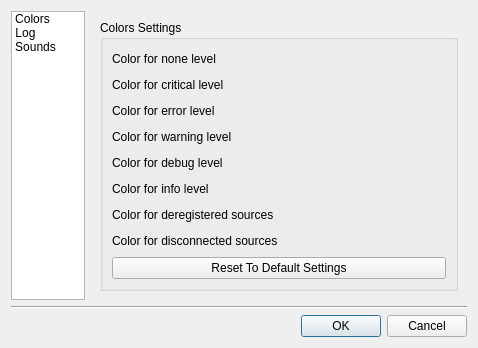
<?xml version="1.0" encoding="UTF-8"?>
<ui version="4.0">
 <class>ConfigurationDialog</class>
 <widget class="QDialog" name="ConfigurationDialog">
  <property name="geometry">
   <rect>
    <x>0</x>
    <y>0</y>
    <width>478</width>
    <height>342</height>
   </rect>
  </property>
  <property name="windowTitle">
   <string>Settings</string>
  </property>
  <layout class="QVBoxLayout" name="verticalLayout">
   <item>
    <layout class="QHBoxLayout" name="horizontalLayout">
     <item>
      <widget class="QListWidget" name="m_menu">
       <property name="sizePolicy">
        <sizepolicy hsizetype="Fixed" vsizetype="Expanding">
         <horstretch>0</horstretch>
         <verstretch>0</verstretch>
        </sizepolicy>
       </property>
       <property name="maximumSize">
        <size>
         <width>74</width>
         <height>16777215</height>
        </size>
       </property>
       <property name="iconSize">
        <size>
         <width>64</width>
         <height>64</height>
        </size>
       </property>
       <property name="movement">
        <enum>QListView::Static</enum>
       </property>
       <property name="viewMode">
        <enum>QListView::IconMode</enum>
       </property>
       <item>
        <property name="text">
         <string>Colors</string>
        </property>
        <property name="icon">
         <iconset resource="resources.qrc">
          <normaloff>:/img/fill_color_64x64.png</normaloff>:/img/fill_color_64x64.png</iconset>
        </property>
       </item>
       <item>
        <property name="text">
         <string>Log</string>
        </property>
        <property name="icon">
         <iconset resource="resources.qrc">
          <normaloff>:/img/log_64x64.png</normaloff>:/img/log_64x64.png</iconset>
        </property>
       </item>
       <item>
        <property name="text">
         <string>Sounds</string>
        </property>
        <property name="icon">
         <iconset resource="resources.qrc">
          <normaloff>:/img/sounds_64x64.png</normaloff>:/img/sounds_64x64.png</iconset>
        </property>
       </item>
      </widget>
     </item>
     <item>
      <widget class="QStackedWidget" name="m_stack">
       <property name="currentIndex">
        <number>0</number>
       </property>
       <widget class="QWidget" name="m_colorsWidget">
        <layout class="QVBoxLayout" name="verticalLayout_2">
         <item>
          <widget class="QGroupBox" name="groupBox">
           <property name="title">
            <string>Colors Settings</string>
           </property>
           <layout class="QVBoxLayout" name="verticalLayout_5">
            <item>
             <layout class="QGridLayout" name="gridLayout">
              <item row="0" column="0">
               <widget class="QLabel" name="label">
                <property name="text">
                 <string>Color for none level</string>
                </property>
               </widget>
              </item>
              <item row="1" column="0">
               <widget class="QLabel" name="label_2">
                <property name="text">
                 <string>Color for critical level</string>
                </property>
               </widget>
              </item>
              <item row="2" column="0">
               <widget class="QLabel" name="label_3">
                <property name="text">
                 <string>Color for error level</string>
                </property>
               </widget>
              </item>
              <item row="3" column="0">
               <widget class="QLabel" name="label_4">
                <property name="text">
                 <string>Color for warning level</string>
                </property>
               </widget>
              </item>
              <item row="4" column="0">
               <widget class="QLabel" name="label_5">
                <property name="text">
                 <string>Color for debug level</string>
                </property>
               </widget>
              </item>
              <item row="5" column="0">
               <widget class="QLabel" name="label_6">
                <property name="text">
                 <string>Color for info level</string>
                </property>
               </widget>
              </item>
              <item row="6" column="0">
               <widget class="QLabel" name="label_7">
                <property name="text">
                 <string>Color for deregistered sources</string>
                </property>
               </widget>
              </item>
              <item row="7" column="0">
               <widget class="QLabel" name="label_8">
                <property name="text">
                 <string>Color for disconnected sources</string>
                </property>
               </widget>
              </item>
              <item row="0" column="1">
               <widget class="Globe::ColorPicker" name="m_noneColorPicker">
                <property name="sizePolicy">
                 <sizepolicy hsizetype="Fixed" vsizetype="Fixed">
                  <horstretch>0</horstretch>
                  <verstretch>0</verstretch>
                 </sizepolicy>
                </property>
                <property name="minimumSize">
                 <size>
                  <width>45</width>
                  <height>20</height>
                 </size>
                </property>
                <property name="maximumSize">
                 <size>
                  <width>45</width>
                  <height>20</height>
                 </size>
                </property>
               </widget>
              </item>
              <item row="1" column="1">
               <widget class="Globe::ColorPicker" name="m_criticalColorPicker">
                <property name="sizePolicy">
                 <sizepolicy hsizetype="Fixed" vsizetype="Fixed">
                  <horstretch>0</horstretch>
                  <verstretch>0</verstretch>
                 </sizepolicy>
                </property>
                <property name="minimumSize">
                 <size>
                  <width>45</width>
                  <height>20</height>
                 </size>
                </property>
                <property name="maximumSize">
                 <size>
                  <width>45</width>
                  <height>20</height>
                 </size>
                </property>
               </widget>
              </item>
              <item row="2" column="1">
               <widget class="Globe::ColorPicker" name="m_errorColorPicker">
                <property name="sizePolicy">
                 <sizepolicy hsizetype="Fixed" vsizetype="Fixed">
                  <horstretch>0</horstretch>
                  <verstretch>0</verstretch>
                 </sizepolicy>
                </property>
                <property name="minimumSize">
                 <size>
                  <width>45</width>
                  <height>20</height>
                 </size>
                </property>
                <property name="maximumSize">
                 <size>
                  <width>45</width>
                  <height>20</height>
                 </size>
                </property>
               </widget>
              </item>
              <item row="3" column="1">
               <widget class="Globe::ColorPicker" name="m_warningColorPicker">
                <property name="sizePolicy">
                 <sizepolicy hsizetype="Fixed" vsizetype="Fixed">
                  <horstretch>0</horstretch>
                  <verstretch>0</verstretch>
                 </sizepolicy>
                </property>
                <property name="minimumSize">
                 <size>
                  <width>45</width>
                  <height>20</height>
                 </size>
                </property>
                <property name="maximumSize">
                 <size>
                  <width>45</width>
                  <height>20</height>
                 </size>
                </property>
               </widget>
              </item>
              <item row="4" column="1">
               <widget class="Globe::ColorPicker" name="m_debugColorPicker">
                <property name="sizePolicy">
                 <sizepolicy hsizetype="Fixed" vsizetype="Fixed">
                  <horstretch>0</horstretch>
                  <verstretch>0</verstretch>
                 </sizepolicy>
                </property>
                <property name="minimumSize">
                 <size>
                  <width>45</width>
                  <height>20</height>
                 </size>
                </property>
                <property name="maximumSize">
                 <size>
                  <width>45</width>
                  <height>20</height>
                 </size>
                </property>
               </widget>
              </item>
              <item row="5" column="1">
               <widget class="Globe::ColorPicker" name="m_infoColorPicker">
                <property name="sizePolicy">
                 <sizepolicy hsizetype="Fixed" vsizetype="Fixed">
                  <horstretch>0</horstretch>
                  <verstretch>0</verstretch>
                 </sizepolicy>
                </property>
                <property name="minimumSize">
                 <size>
                  <width>45</width>
                  <height>20</height>
                 </size>
                </property>
                <property name="maximumSize">
                 <size>
                  <width>45</width>
                  <height>20</height>
                 </size>
                </property>
               </widget>
              </item>
              <item row="6" column="1">
               <widget class="Globe::ColorPicker" name="m_deregisteredColorPicker">
                <property name="sizePolicy">
                 <sizepolicy hsizetype="Fixed" vsizetype="Fixed">
                  <horstretch>0</horstretch>
                  <verstretch>0</verstretch>
                 </sizepolicy>
                </property>
                <property name="minimumSize">
                 <size>
                  <width>45</width>
                  <height>20</height>
                 </size>
                </property>
                <property name="maximumSize">
                 <size>
                  <width>45</width>
                  <height>20</height>
                 </size>
                </property>
               </widget>
              </item>
              <item row="7" column="1">
               <widget class="Globe::ColorPicker" name="m_disconnectedColorPicker">
                <property name="sizePolicy">
                 <sizepolicy hsizetype="Fixed" vsizetype="Fixed">
                  <horstretch>0</horstretch>
                  <verstretch>0</verstretch>
                 </sizepolicy>
                </property>
                <property name="minimumSize">
                 <size>
                  <width>45</width>
                  <height>20</height>
                 </size>
                </property>
                <property name="maximumSize">
                 <size>
                  <width>45</width>
                  <height>20</height>
                 </size>
                </property>
               </widget>
              </item>
             </layout>
            </item>
            <item>
             <widget class="QPushButton" name="m_resetColorsToDefaultSettings">
              <property name="text">
               <string>Reset To Default Settings</string>
              </property>
             </widget>
            </item>
           </layout>
          </widget>
         </item>
        </layout>
       </widget>
       <widget class="QWidget" name="m_logWidget">
        <layout class="QVBoxLayout" name="verticalLayout_3">
         <item>
          <widget class="QGroupBox" name="groupBox_2">
           <property name="title">
            <string>Log Settings</string>
           </property>
           <layout class="QVBoxLayout" name="verticalLayout_7">
            <item>
             <widget class="QGroupBox" name="groupBox_5">
              <property name="title">
               <string>Event's Log</string>
              </property>
              <layout class="QHBoxLayout" name="horizontalLayout_4">
               <item>
                <widget class="QCheckBox" name="m_enableEventsLog">
                 <property name="text">
                  <string>Enable event's log</string>
                 </property>
                </widget>
               </item>
               <item>
                <widget class="QToolButton" name="m_clearEventLogButton">
                 <property name="toolTip">
                  <string>Clear Event Log</string>
                 </property>
                 <property name="text">
                  <string/>
                 </property>
                 <property name="icon">
                  <iconset resource="resources.qrc">
                   <normaloff>:/img/edit_clear_22x22.png</normaloff>:/img/edit_clear_22x22.png</iconset>
                 </property>
                 <property name="iconSize">
                  <size>
                   <width>22</width>
                   <height>22</height>
                  </size>
                 </property>
                </widget>
               </item>
              </layout>
             </widget>
            </item>
            <item>
             <widget class="QGroupBox" name="groupBox_4">
              <property name="title">
               <string>Sources Log</string>
              </property>
              <layout class="QHBoxLayout" name="horizontalLayout_3">
               <item>
                <layout class="QVBoxLayout" name="verticalLayout_6">
                 <item>
                  <widget class="QCheckBox" name="m_enableSourcesLog">
                   <property name="text">
                    <string>Enable sources log</string>
                   </property>
                  </widget>
                 </item>
                 <item>
                  <layout class="QHBoxLayout" name="horizontalLayout_2">
                   <item>
                    <widget class="QLabel" name="m_sourcesLogDaysLabel">
                     <property name="enabled">
                      <bool>false</bool>
                     </property>
                     <property name="text">
                      <string>Days</string>
                     </property>
                    </widget>
                   </item>
                   <item>
                    <widget class="QSpinBox" name="m_sourcesLogDays">
                     <property name="enabled">
                      <bool>false</bool>
                     </property>
                     <property name="sizePolicy">
                      <sizepolicy hsizetype="Fixed" vsizetype="Fixed">
                       <horstretch>0</horstretch>
                       <verstretch>0</verstretch>
                      </sizepolicy>
                     </property>
                     <property name="maximum">
                      <number>999</number>
                     </property>
                    </widget>
                   </item>
                   <item>
                    <spacer name="horizontalSpacer">
                     <property name="orientation">
                      <enum>Qt::Horizontal</enum>
                     </property>
                     <property name="sizeHint" stdset="0">
                      <size>
                       <width>40</width>
                       <height>20</height>
                      </size>
                     </property>
                    </spacer>
                   </item>
                  </layout>
                 </item>
                </layout>
               </item>
               <item>
                <widget class="QToolButton" name="m_clearSourcesLogButton">
                 <property name="toolTip">
                  <string>Clear Sources Log</string>
                 </property>
                 <property name="text">
                  <string/>
                 </property>
                 <property name="icon">
                  <iconset resource="resources.qrc">
                   <normaloff>:/img/edit_clear_22x22.png</normaloff>:/img/edit_clear_22x22.png</iconset>
                 </property>
                 <property name="iconSize">
                  <size>
                   <width>22</width>
                   <height>22</height>
                  </size>
                 </property>
                </widget>
               </item>
              </layout>
             </widget>
            </item>
            <item>
             <spacer name="verticalSpacer">
              <property name="orientation">
               <enum>Qt::Vertical</enum>
              </property>
              <property name="sizeHint" stdset="0">
               <size>
                <width>20</width>
                <height>130</height>
               </size>
              </property>
             </spacer>
            </item>
           </layout>
          </widget>
         </item>
        </layout>
       </widget>
       <widget class="QWidget" name="m_soundsWidget">
        <layout class="QVBoxLayout" name="verticalLayout_4">
         <item>
          <widget class="QGroupBox" name="groupBox_3">
           <property name="title">
            <string>Sounds Settings</string>
           </property>
           <layout class="QVBoxLayout" name="verticalLayout_9">
            <item>
             <layout class="QGridLayout" name="gridLayout_2">
              <item row="0" column="0">
               <widget class="QCheckBox" name="m_enableCriticalSound">
                <property name="text">
                 <string>Enable critical sound</string>
                </property>
               </widget>
              </item>
              <item row="0" column="1">
               <widget class="QLineEdit" name="m_criticalSoundLine">
                <property name="enabled">
                 <bool>false</bool>
                </property>
                <property name="minimumSize">
                 <size>
                  <width>150</width>
                  <height>0</height>
                 </size>
                </property>
                <property name="readOnly">
                 <bool>true</bool>
                </property>
               </widget>
              </item>
              <item row="0" column="2">
               <widget class="QToolButton" name="m_criticalSoundButton">
                <property name="enabled">
                 <bool>false</bool>
                </property>
                <property name="text">
                 <string>...</string>
                </property>
               </widget>
              </item>
              <item row="1" column="0">
               <widget class="QCheckBox" name="m_enableErrorSound">
                <property name="text">
                 <string>Enable error sound</string>
                </property>
               </widget>
              </item>
              <item row="1" column="1">
               <widget class="QLineEdit" name="m_errorSoundLine">
                <property name="enabled">
                 <bool>false</bool>
                </property>
                <property name="minimumSize">
                 <size>
                  <width>150</width>
                  <height>0</height>
                 </size>
                </property>
                <property name="readOnly">
                 <bool>true</bool>
                </property>
               </widget>
              </item>
              <item row="1" column="2">
               <widget class="QToolButton" name="m_errorSoundButton">
                <property name="enabled">
                 <bool>false</bool>
                </property>
                <property name="text">
                 <string>...</string>
                </property>
               </widget>
              </item>
              <item row="2" column="0">
               <widget class="QCheckBox" name="m_enableWarningSound">
                <property name="text">
                 <string>Enable warning sound</string>
                </property>
               </widget>
              </item>
              <item row="2" column="1">
               <widget class="QLineEdit" name="m_warningSoundLine">
                <property name="enabled">
                 <bool>false</bool>
                </property>
                <property name="minimumSize">
                 <size>
                  <width>150</width>
                  <height>0</height>
                 </size>
                </property>
                <property name="readOnly">
                 <bool>true</bool>
                </property>
               </widget>
              </item>
              <item row="2" column="2">
               <widget class="QToolButton" name="m_warningSoundButton">
                <property name="enabled">
                 <bool>false</bool>
                </property>
                <property name="text">
                 <string>...</string>
                </property>
               </widget>
              </item>
              <item row="3" column="0">
               <widget class="QCheckBox" name="m_enableDebugSound">
                <property name="text">
                 <string>Enable debug sound</string>
                </property>
               </widget>
              </item>
              <item row="3" column="1">
               <widget class="QLineEdit" name="m_debugSoundLine">
                <property name="enabled">
                 <bool>false</bool>
                </property>
                <property name="minimumSize">
                 <size>
                  <width>150</width>
                  <height>0</height>
                 </size>
                </property>
                <property name="readOnly">
                 <bool>true</bool>
                </property>
               </widget>
              </item>
              <item row="3" column="2">
               <widget class="QToolButton" name="m_debugSoundButton">
                <property name="enabled">
                 <bool>false</bool>
                </property>
                <property name="text">
                 <string>...</string>
                </property>
               </widget>
              </item>
              <item row="4" column="0">
               <widget class="QCheckBox" name="m_enableInfoSound">
                <property name="text">
                 <string>Enable info sound</string>
                </property>
               </widget>
              </item>
              <item row="4" column="1">
               <widget class="QLineEdit" name="m_infoSoundLine">
                <property name="enabled">
                 <bool>false</bool>
                </property>
                <property name="minimumSize">
                 <size>
                  <width>150</width>
                  <height>0</height>
                 </size>
                </property>
                <property name="readOnly">
                 <bool>true</bool>
                </property>
               </widget>
              </item>
              <item row="4" column="2">
               <widget class="QToolButton" name="m_infoSoundButton">
                <property name="enabled">
                 <bool>false</bool>
                </property>
                <property name="text">
                 <string>...</string>
                </property>
               </widget>
              </item>
             </layout>
            </item>
            <item>
             <spacer name="verticalSpacer_2">
              <property name="orientation">
               <enum>Qt::Vertical</enum>
              </property>
              <property name="sizeHint" stdset="0">
               <size>
                <width>20</width>
                <height>143</height>
               </size>
              </property>
             </spacer>
            </item>
           </layout>
          </widget>
         </item>
        </layout>
       </widget>
      </widget>
     </item>
    </layout>
   </item>
   <item>
    <widget class="Line" name="line">
     <property name="orientation">
      <enum>Qt::Horizontal</enum>
     </property>
    </widget>
   </item>
   <item>
    <widget class="QDialogButtonBox" name="m_buttons">
     <property name="orientation">
      <enum>Qt::Horizontal</enum>
     </property>
     <property name="standardButtons">
      <set>QDialogButtonBox::Cancel|QDialogButtonBox::Ok</set>
     </property>
    </widget>
   </item>
  </layout>
 </widget>
 <customwidgets>
  <customwidget>
   <class>Globe::ColorPicker</class>
   <extends>QFrame</extends>
   <header>color_picker.hpp</header>
   <container>1</container>
  </customwidget>
 </customwidgets>
 <resources>
  <include location="resources.qrc"/>
 </resources>
 <connections>
  <connection>
   <sender>m_buttons</sender>
   <signal>rejected()</signal>
   <receiver>ConfigurationDialog</receiver>
   <slot>reject()</slot>
   <hints>
    <hint type="sourcelabel">
     <x>316</x>
     <y>260</y>
    </hint>
    <hint type="destinationlabel">
     <x>286</x>
     <y>274</y>
    </hint>
   </hints>
  </connection>
 </connections>
</ui>
